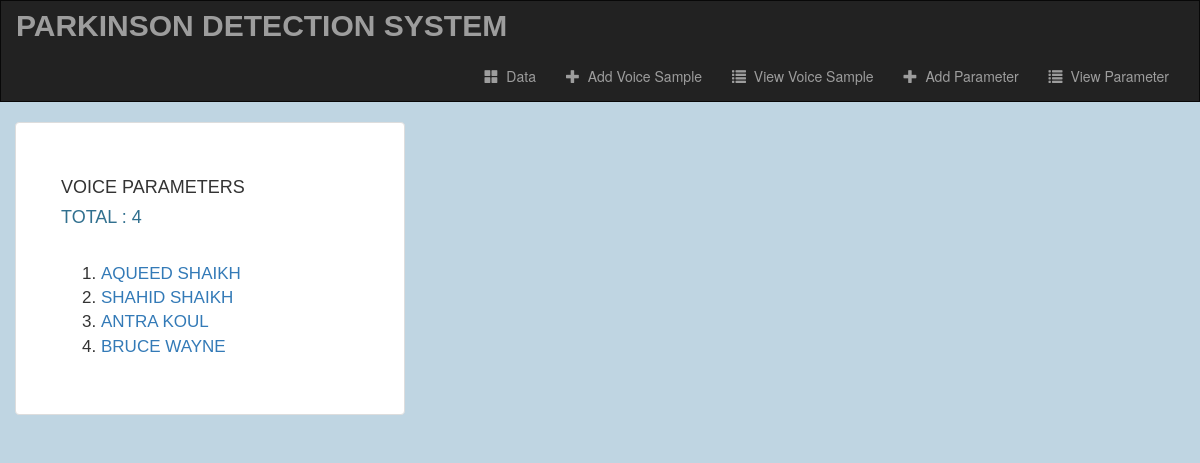
Before: /data/diseases-list/ with the older database file.
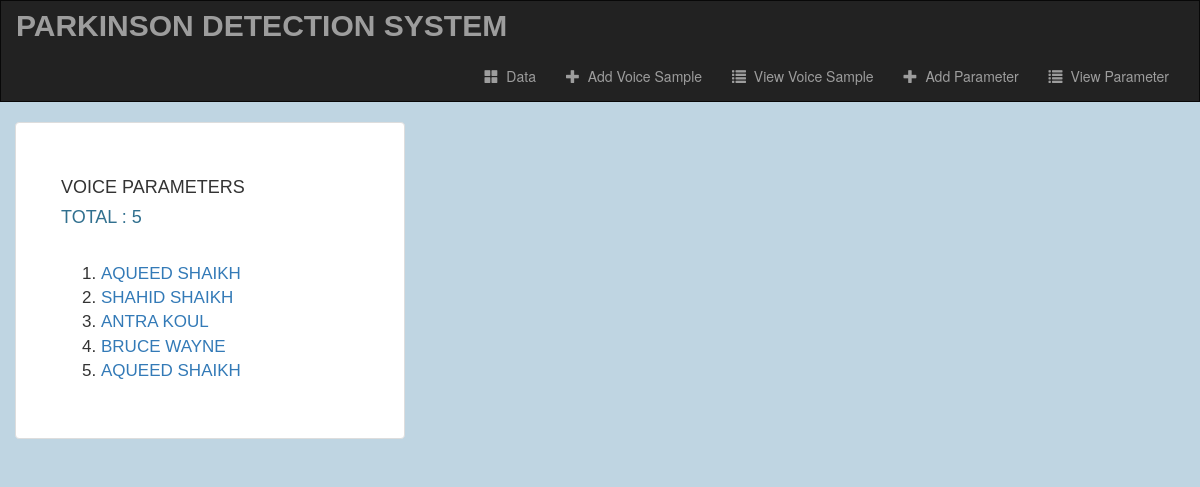
After: the same page with the newer database file.
### data/models.py (models this page shows, shortened)
class DiseaseModel(models.Model):
    patient = models.ForeignKey(PatientProfileModel, on_delete=models.CASCADE, null=True, blank=True)
    fo = models.FloatField(null=True, blank=True)
    fhi = models.FloatField(null=True, blank=True)
    flo = models.FloatField(null=True, blank=True)
    jitter = models.FloatField(null=True, blank=True)
    jitter_abs = models.FloatField(null=True, blank=True)
    rap = models.FloatField(null=True, blank=True)
    ppq = models.FloatField(null=True, blank=True)
    ddp = models.FloatField(null=True, blank=True)
    shimmer = models.FloatField(null=True, blank=True)
    shimmer_db = models.FloatField(null=True, blank=True)
    shimmer_apq3 = models.FloatField(null=True, blank=True)
    shimmer_apq5 = models.FloatField(null=True, blank=True)
    apq = models.FloatField(null=True, blank=True)
    dda = models.FloatField(null=True, blank=True)
    nhr = models.FloatField(null=True, blank=True)
    hnr = models.FloatField(null=True, blank=True)
    rpde = models.FloatField(null=True, blank=True)
    dfa = models.FloatField(null=True, blank=True)
    spread1 = models.FloatField(null=True, blank=True)
    spread2 = models.FloatField(null=True, blank=True)
    d2 = models.FloatField(null=True, blank=True)
    ppe = models.FloatField(null=True, blank=True)
    parameters_file = models.FileField(upload_to='parameters_files/', null=True, blank=True)

### account/models.py (models this page shows)
class PatientProfileModel(models.Model):
    name = models.CharField(max_length=100, error_messages={'required': 'Please Enter your name'}, default='')
    age = models.IntegerField(blank=True, default=0)
    gender = models.CharField(max_length=10, default='Male')
    smoker = models.CharField(max_length=10, default='No')
    height = models.CharField(max_length=20, default='0', help_text='5 ft. 6 in.')
    weight = models.IntegerField(error_messages={'required': 'Please Enter a numeric value'}, default=0, help_text='kg.')
    blood_pressure = models.IntegerField(error_messages={'required': 'Please Enter a numeric value'}, default=0)
    state = models.CharField(max_length=20, default='')
    city = models.CharField(max_length=20, default='')
    def __str__(self):
        return self.name

### data/views.py (the view)
# urls.py: path('diseases-list/', views.diseases_list, name="diseases-list"),
def diseases_list(request):
    diseases = DiseaseModel.objects.all()
    return render(request, 'data/diseases_list.html',
                  {'count': DiseaseModel.objects.count(),
                   'diseases': diseases})

### data/templates/data/diseases_list.html
{% extends 'data/base.html' %}
{% block body %}
<div class="container">
  <div class="row justify-content-md-center">
    <div class="thumbnail col-md-4">
      <h4 class="text-sm-center">Voice Parameters</h4>
      <h4 class="text-sm-center text-info">Total : {{ count }}</h4><br>
      <ol>
        {% for disease in diseases %}
        <li>
            <a class="link-text" href="{% url 'data:disease-details' disease.id %}">{{ disease.patient }}</a>
        </li>
        {% endfor %}
      </ol>
    </div>
  </div>
</div>
{% endblock %}

Changed rows visible on the page:
added DiseaseModel: patient "AQUEED SHAIKH"
Other visible differences:
{{ count }}: "4" → "5"
